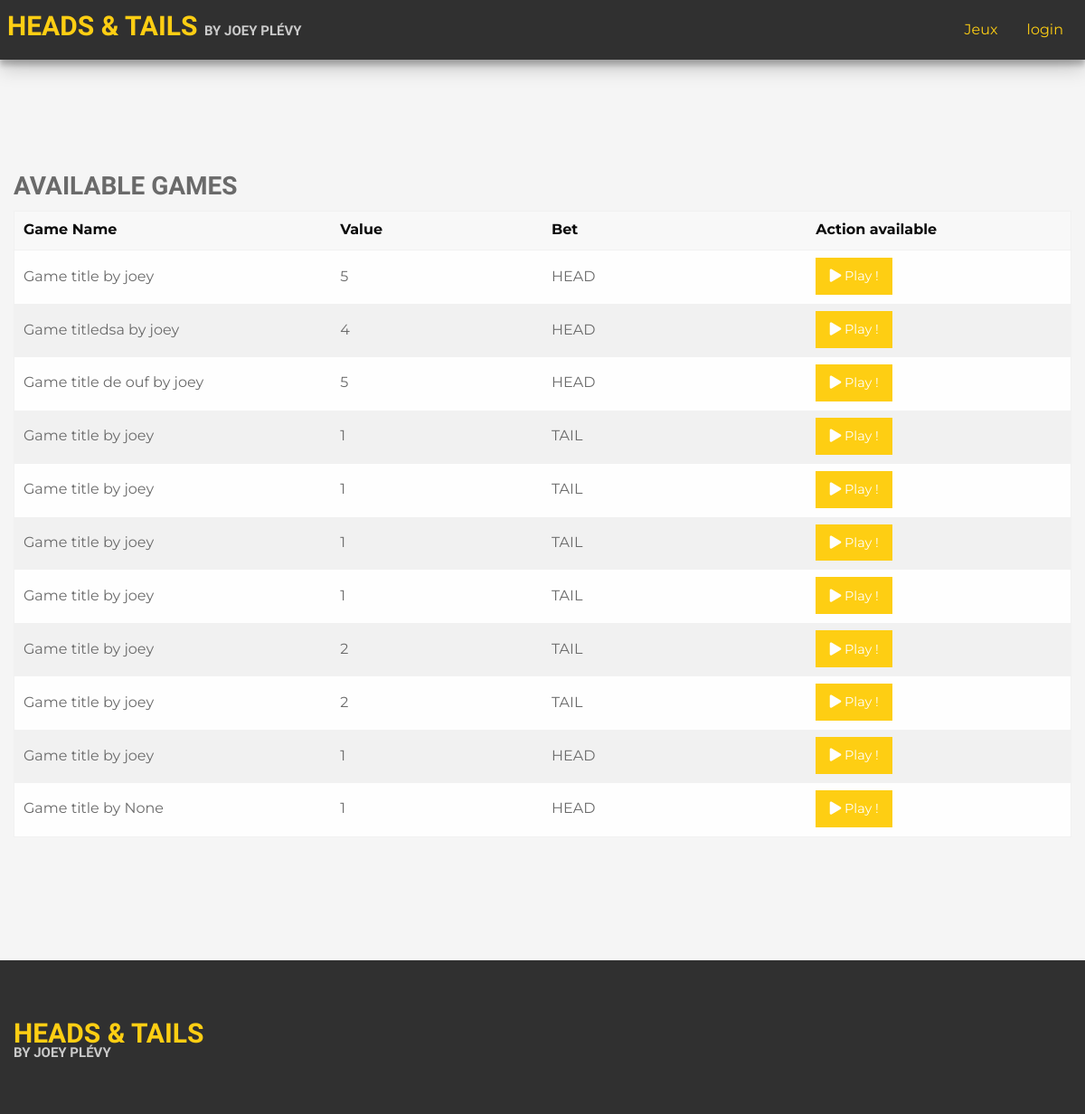
The page / on the database its author committed.
### HeadsOrTailsAPI/models.py (models this page shows)
class Game(models.Model):
    address = models.TextField(default='0x0')
    title = models.TextField(default='Game title')
    head = models.BooleanField(default=False)
    value = models.IntegerField()
    author = models.ForeignKey(User, null=True, on_delete=models.SET_NULL)

### HeadsOrTailsAPI/views.py (the view)
# urls.py: url(r'^$', GameList.as_view(template_name='home.html'), name='home'),
class GameList(ListView):
	model = Game
	ordering = ['-id']

### templates/home.html (shortened to what this page needs)
{% extends 'base.html' %}
{% block content %}
            <div class="grid-x grid-margin-x">
                <div class="cell small-12">
                    <h2>Available games</h2>
                </div>
                <div class="cell small-12">
                    <table class="stack hover">
                        <thead>
                            <tr>
                                <th width="30%">Game Name</th>
                                <th width="20%">Value</th>
                                <th width="25%">Bet</th>
                                <th width="25%">Action available</th>
                            </tr>
                        </thead>
                        <tbody>
                            {% for game in object_list %}
                                <tr>
                                    <td>{{ game.title }} by {{game.author}}</td>
                                    <td>{{ game.value }}</td>
                                    <td>{% if game.head %} HEAD {% else %} TAIL {% endif %}</td>
                                    <td><a href="{% url 'game' %}" class="button primary"><span class="fas fa-play"></span> Play !</a>
                                </tr>
                            {% empty %}
                                <tr>No games yet.</tr>
                            {% endfor %}
                        </tbody>
                    </table>
                </div>
            </div>
{% endblock %}

### templates/base.html (shortened to what this page needs)
{% load static %}
<!DOCTYPE html>
<html>
  <head>
      <link rel="stylesheet" href="https://use.fontawesome.com/releases/v5.1.1/css/all.css">
      <link rel="stylesheet" href="{% static "css/foundation.min.css" %}">
      <link rel="stylesheet" href={% static "css/app.css" %}>
  </head>
  <body class="home">
    <header id="main-header" data-sticky-container>
        <div id="header-wrapper" class="sticky" data-sticky data-margin-top="0">
            <div class="top-bar" >
                <div class="top-bar-left">
                    <h1>
                    <a href="{% url 'home' %}">Heads &amp; Tails <small>by Joey Plévy</small></a>
                </h1>
                </div>
                <div class="top-bar-right">
                    <nav>
                        <ul class="dropdown menu" data-dropdown-menu>
                            <li><a href="{% url 'home' %}">Jeux</a>
                        </li>
                        <li>
                          {% if user.is_authenticated %}
                            <a href="{% url 'logout' %}">logout</a>
                          {% else %}
                            <a href="{% url 'login' %}">login</a>
                          {% endif %}
                        </li>
                        </ul>
                    </nav>
                </div>
            </div>
        </div>
    </header>
      <main id="main-content">
        <div class="grid-container">
        {% block content %}
        {% endblock %}
        </div>
    </main>
    <footer id="main-footer">
        <div class="grid-container">
            <div class="grid-x grid-margin-x">
                <div class="cell small-12 medium-4 v-align-middle">
                    <h2 class="h1">
                    <a href="index.html">Heads &amp; Tails</a>
                    <small class="block">by Joey Plévy</small>
                </h2>
                </div>
            </div>
        </div>
    </footer>
</body>
</html>

### static/css/app.css (style rules this page uses)
body { font-family:'Montserrat', sans-serif }
.h1,.h2,.h3,.h4,.h5,.h6,h1,h2,h3,h4,h5,h6 { font-family:'Inconsolata', monospace;font-weight:400;text-transform:uppercase;line-height:1.4 }
h1,.h1 { font-size:1.875rem;font-weight:800 }
h1 small,.h1 small { font-size:.5em;text-transform:normal }
h2,.h2 { font-size:1.75rem;font-weight:800 }
h2 small,.h2 small { font-size:.5em;text-transform:normal }
body { background-color:#f5f5f5;color:#6a6a6a }
a { color:#FECE13;-webkit-transition:all ease-in-out .3s;transition:all ease-in-out .3s }
.v-align-middle { -ms-flex-item-align:center;align-self:center }
.block { display:block }
html,body { overflow-x:hidden }
.grid-container { max-width:75rem }
#main-header { background-color:#303030 }
#main-header #header-wrapper { background-color:#303030;-webkit-box-shadow:0 10px 20px rgba(0,0,0,0.19),0 6px 6px rgba(0,0,0,0.23);box-shadow:0 10px 20px rgba(0,0,0,0.19),0 6px 6px rgba(0,0,0,0.23) }
#main-header .top-bar { background-color:transparent }
#main-header .top-bar ul { background-color:#303030 }
#main-content { padding:120px 0 }
#main-footer { background-color:#303030;padding-top:60px;padding-bottom:60px;color:#CACACA }
.button.primary { background-color:#FECE13 }
td .button { margin-bottom:0 }

### rows shown on the page
Game: title "Game title", author "joey", value "5", head "HEAD"
Game: title "Game titledsa", author "joey", value "4", head "HEAD"
Game: title "Game title de ouf", author "joey", value "5", head "HEAD"
Game: title "Game title", author "joey", value "1", head "TAIL"
Game: title "Game title", author "joey", value "1", head "TAIL"
Game: title "Game title", author "joey", value "1", head "TAIL"
Game: title "Game title", author "joey", value "1", head "TAIL"
Game: title "Game title", author "joey", value "2", head "TAIL"
Game: title "Game title", author "joey", value "2", head "TAIL"
Game: title "Game title", author "joey", value "1", head "HEAD"
Game: title "Game title", author "None", value "1", head "HEAD"
